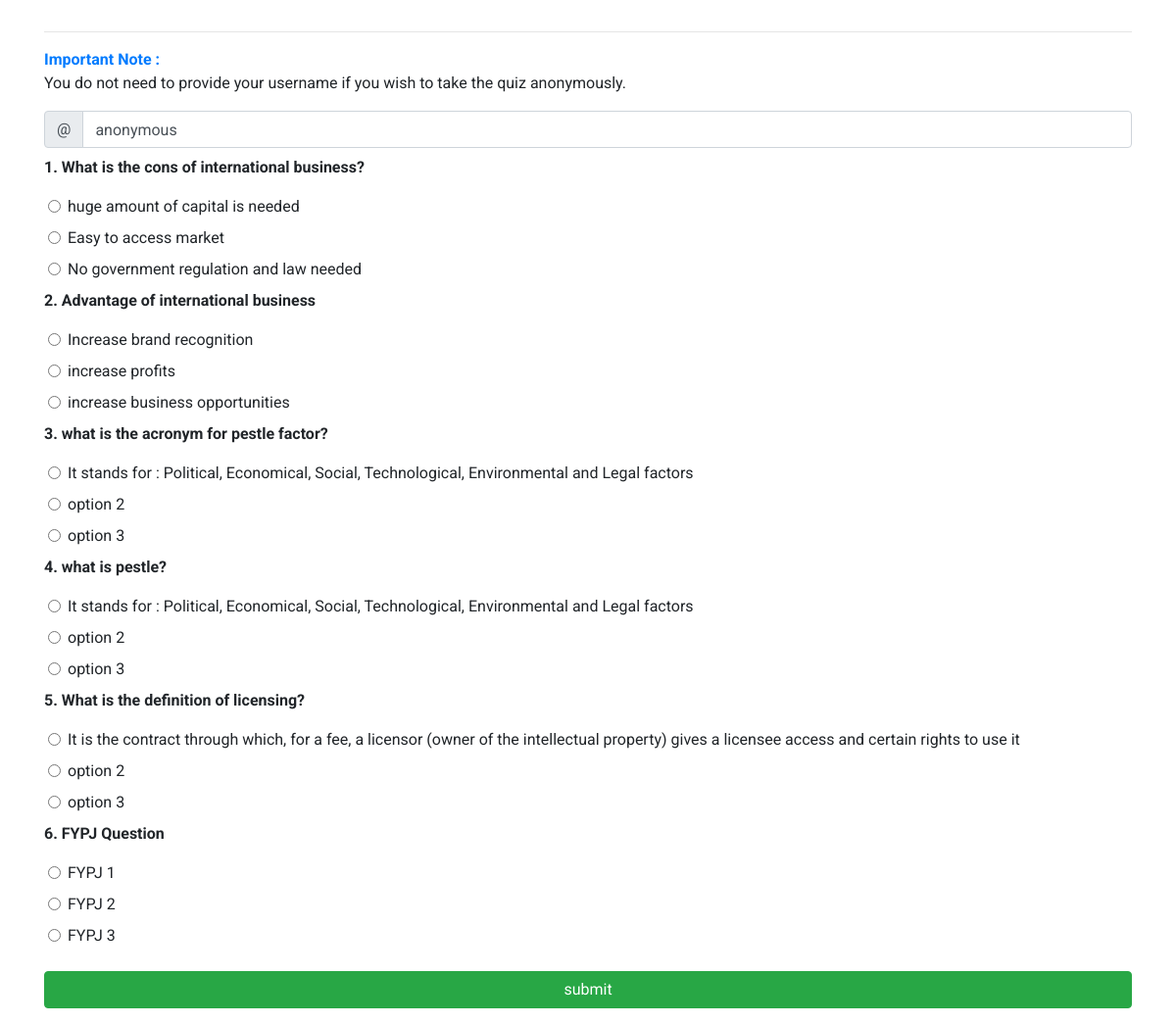
The page /quiz on the database its author committed.
### main.py (models this page shows)
class savedQuizes(db.Model):
    id = db.Column(db.Integer, primary_key=True)
    question = db.Column(db.String(100))
    answer = db.Column(db.String(200))
    isSelected = db.Column(db.Integer, default=0)
    options = db.Column(db.String(500))

### main.py (the view, shortened to what this page needs)
@app.route("/quiz", methods=['GET', 'POST'])
def quiz():
    database = savedQuizes.query.filter_by(isSelected=1)
    dictionary_data = {}
    answer_key = []
    total_score = 0
    global_username = ''
    for row in database:
        answer_key.append(row.answer)
        options_list = ast.literal_eval(row.options)
        dictionary_data[row.question] = options_list
        print(dictionary_data)
    return render_template("quiz.html", database=database, dictionary_data=dictionary_data)

### templates/quiz.html (shortened to what this page needs)
<!DOCTYPE html>
<html lang="en">
<head>
    <link rel="stylesheet" href="https://stackpath.bootstrapcdn.com/bootstrap/4.4.1/css/bootstrap.min.css"
>
</head>
<body>
<div class="container">
    <div class="row" style="margin-top:1rem">
        <div class="col-md-12">
            <hr>
            <p class=""><strong class="text-primary">Important Note : </strong> <br>You do not need to provide your
                username if
                you
                wish to take the quiz anonymously.</p>
            <form method="POST" action="/quiz">
                <div class="input-group mb-2">
                    <div class="input-group-prepend">
                        <div class="input-group-text">@</div>
                    </div>
                    <input type="text" class="form-control" id="inlineFormInputGroup" placeholder="Username"
                           value="anonymous" name="username">
                </div>
                {% for key, value in dictionary_data.items() %}
                <p>
                    <strong>{{ loop.index }}. {{ key }}</strong>
                    {% for options in value %}
                <div class="ml-4">
                    <input type="radio" id="{{ options }}" name="{{ key }}" value="{{ options }}"
                           class="form-check-input" required>
                    <label>{{ options }}</label><br>
                </div>
                {% endfor %}
                {% endfor %}
                <input type="submit" value="submit" class="btn btn-success btn-block my-3">
            </form>
        </div>
    </div>
</div>
</body>
</html>

### templates/quiz.html (style rules this page uses)
* { font-family: 'Roboto', sans-serif; }

### rows shown on the page
savedQuizes: question "What is the cons of international business?", value "huge amount of capital is needed" "Easy to access market" "No government regulation and law needed"
savedQuizes: question "Advantage of international business", value "Increase brand recognition" "increase profits" "increase business opportunities"
savedQuizes: question "what is the acronym for pestle factor?", value "It stands for : Political, Economical, Social, Technological, Environmental and Legal factors" "option 2" "option 3"
savedQuizes: question "what is pestle?", value "It stands for : Political, Economical, Social, Technological, Environmental and Legal factors" "option 2" "option 3"
savedQuizes: question "What is the definition of licensing?", value "It is the contract through which, for a fee, a licensor (owner of the intellectual property) gives a licensee access and certain rights to use it" "option 2" "option 3"
savedQuizes: question "FYPJ Question", value "FYPJ 1" "FYPJ 2" "FYPJ 3"
